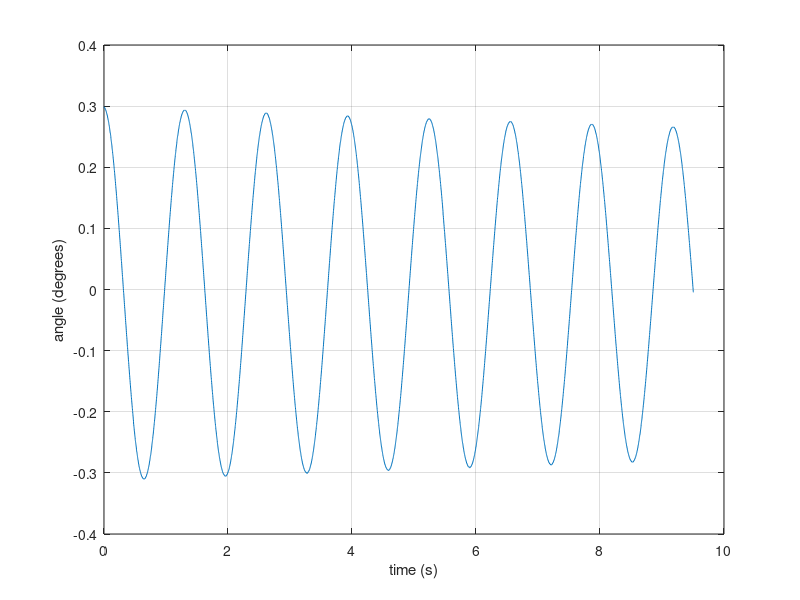

Write MATLAB code to recreate this figure. (Note: this script raises an error after producing the figure.)
clc; clear; close all;
addpath data

%% Given constants
Rm =	2.6; %motor armature resistance (ohms)
Lm = 	0.18; %motor armature inductance (mH)
Kt =	0.00767; %motor torque constant (N-m/A)
nu_m =	1; %motor efficiency ()
Km =	0.00767; %back-electromotive-force(EMF) constant (V-s/rad)
Jm =	3.90E-07; %rotor moment of inertia (kg-m^2)
Kg =	3.71; %planetary gearbox ratio ()
nu_g =	1; %planetary gearbox efficiency ()
Mc2 =	0.57; %cart mass (kg)
Mw =	0.37; %cart weight mass (kg)
Mc =	1.0731; %total cart weight mass including motor inertia (kg)
Beq =	5.4; %viscous damping at motor pinion (N-s/m)
Lt =	0.99; %track length (m)
Tc =	0.814; %cart travel (m)
Pr =	1.664E-3; %rack pitch (m/tooth)
rmp =	6.35E-3; %motor pinion radius (m)
Nmp =	24; %motor pinion number of teeth ()
rpp =	0.01482975; %position pinion radius (m)
Npp =	56; %position pinion number of teeth ()
KEP =	2.275E-5; %cart encoder resolution (m/count)
Mp =	0.23; %long pendulum mass with T-fitting (kg)
Mpm =	0.127; %medium pendulum mass with T-fitting (kg)
Lp =	0.6413; %long pendulum length from pivot to tip (m)
Lpm =	0.3365; %medium pendulum length from pivot to tip (m)
lp =	0.3302; %long pendulum length: pivot to center of mass (m)
lpm =	0.1778; %medium pendulum length: pivot to center of mass (m)
Jp =	7.88E-3; %long pendulum moment of inertia  center of mass (kg-m^2)
Jpm =	1.2E-3; %medium pendulum moment of inertia  center of mass (kg-m^2)
Bp =	0.0024; %viscous damping at pendulum axis (N-m-s/rad)
g =	    9.81; %gravitational constant (m/s^2)

%% Part 1
load part_1_theta
t = theta.time;
t = t-t(1);
theta = theta.signals.values;
figure(1)
plot(t,theta)
xlabel('time (s)')
ylabel('angle (degrees)')
grid on

%find period of osciallation
[~,ipeak]=findpeaks(theta);
for n = 1:1:(length(ipeak)-1)
    period(n) = t(ipeak(n+1)) - t(ipeak(n));
end
period = mean(period) %s

%find natural frequency
wp = 2*pi/period %rad/s

%% Part 2
%Part a: Hand in your values for the damping ratio  and natural frequency !n that you calculated.
denom = [1 11.74 26.96 263.4];
r = roots(denom);
poly1 = poly(r(2:3))
wn = sqrt(poly1(3))
damping = poly1(2)/(2*wn)

%part c - bode plot
H = tf([-3.526 0],[1 11.74 26.96 263.4]);
figure(2)
bode(H)

%part d - plot experimental data
load part_2_w3_theta
t3 = theta.time - theta.time(1);
theta3 = theta.signals.values;
amp3 = (max(theta3)-min(theta3))/2;
load part_2_wn_theta
tn = theta.time - theta.time(1);
thetan = theta.signals.values;
ampn = (-min(thetan))/1;
load part_2_w7_theta
t7 = theta.time - theta.time(1);
theta7 = theta.signals.values;
amp7 = (max(theta7)-min(theta7))/2;

figure(3)
plot(t3,theta3,tn,thetan,t7,theta7)
xlabel('time (s)')
ylabel('angle (radians)')
grid on
legend('w = 3 rad/s','w = wn = 4.8 rad/s','w = 7 rad/s',0)

%part e - find magnitude of xfer function at various w
A = 3;  %voltage sinusoidal amplitude input
MAG3_calc = amp3/A
MAGn_calc = ampn/A
MAG7_calc = amp7/A
MAG3db_calc = mag2db(MAG3_calc);
MAGndb_calc = mag2db(MAGn_calc);
MAG7db_calc = mag2db(MAG7_calc);

[MAG3, ~] = bode(H,3)
[MAGn, ~] = bode(H,wn)
[MAG7, ~] = bode(H,7)
MAG3db = mag2db(MAG3);
MAGndb = mag2db(MAGn);
MAG7db = mag2db(MAG7);






















